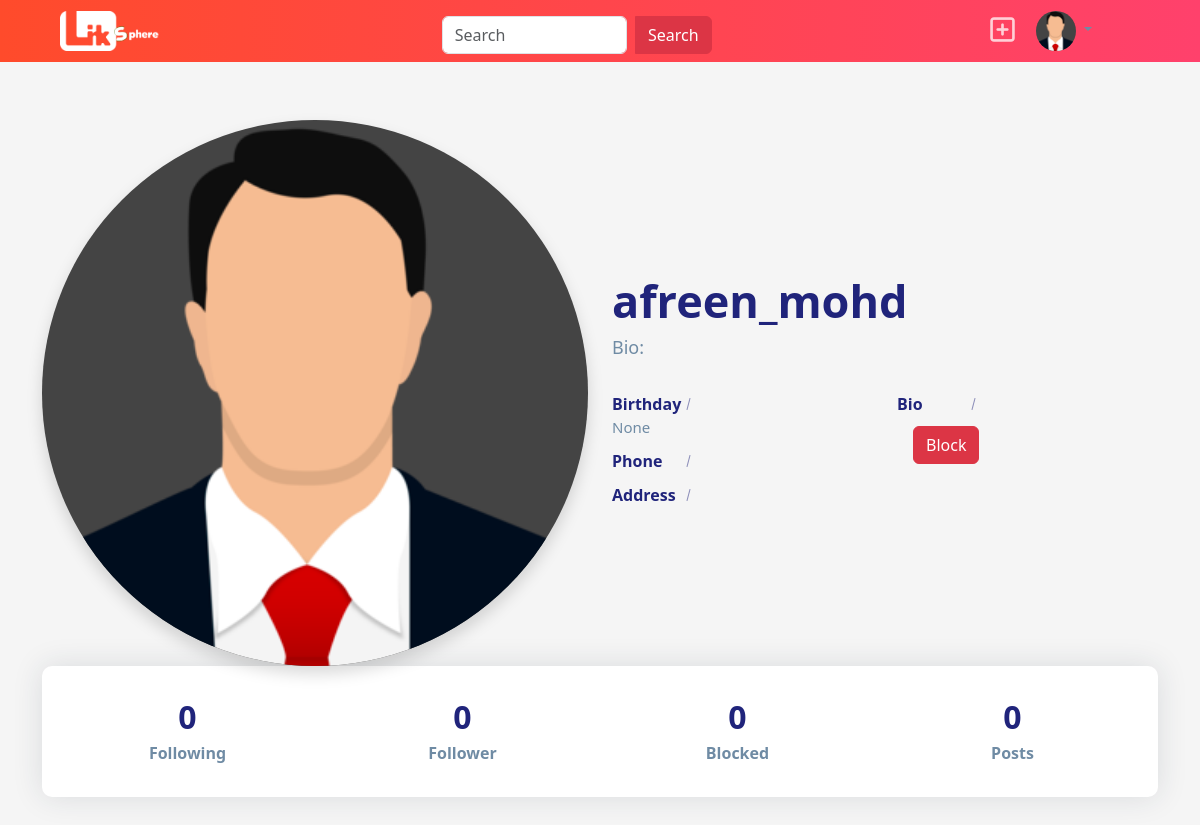
Page /profile/2 (signed in) on the earlier database version.
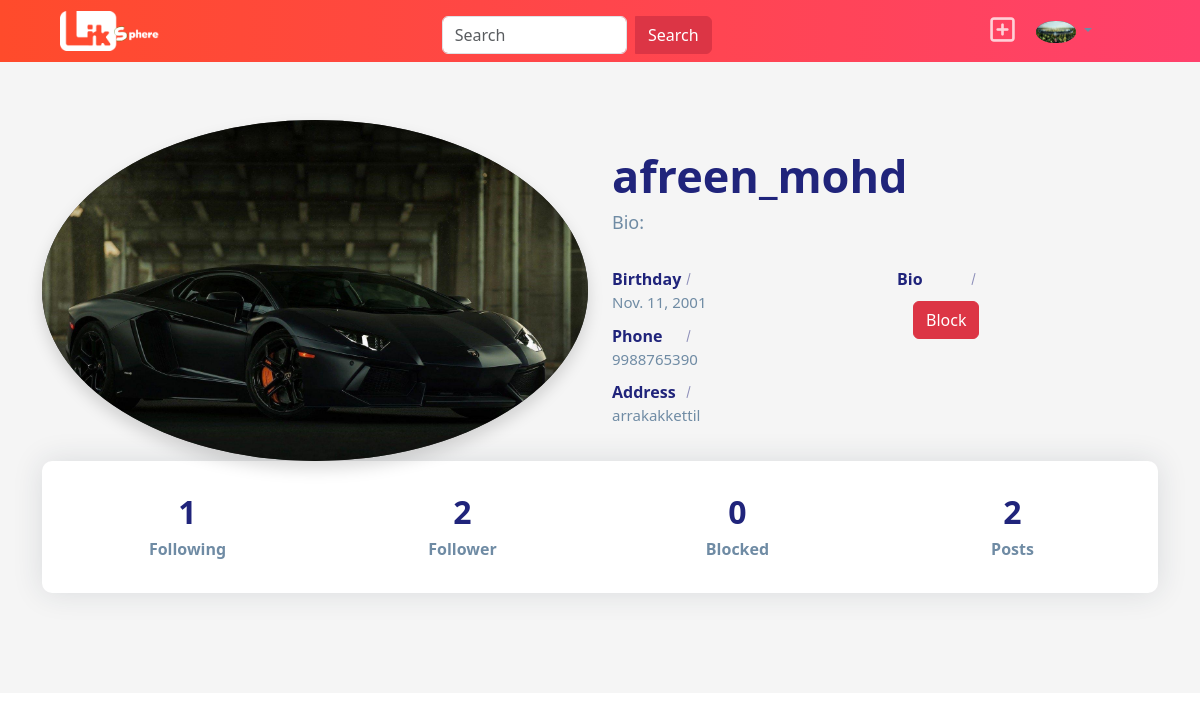
Same page on the later database version.
### socialapp/models.py (models this page shows, shortened)
class UserProfile(models.Model):
    user=models.OneToOneField(User,on_delete=models.CASCADE,related_name="profile",null=True)
    address=models.CharField(max_length=200,null=True)
    phone=models.CharField(max_length=200,null=True)
    profile_pic=models.ImageField(upload_to="profile_pics",null=True,blank=True)
    DOB=models.DateField(null=False,blank=False)
    Bio=models.CharField(max_length=200,null=True,blank=False)
    following=models.ManyToManyField("self",related_name="followed_by",symmetrical=False,null=True)
    block=models.ManyToManyField("self",related_name="blocked",symmetrical=False,null=True)

### socialapp/views.py (the view)
# urls.py: path('profile/<int:pk>',views.ProfileDetailView.as_view(),name="profile"),
@method_decorator(decs,name="dispatch")
class ProfileDetailView(DetailView):
    template_name="profile.html"
    model=UserProfile
    context_object_name="data"

### socialapp/templates/profile.html (shortened to what the changed rows need)
{%extends 'base.html'%}
{%load static%}
{%block body_block%}
<head>
    <link href="https://cdn.jsdelivr.net/npm/bootstrap@5.3.2/dist/css/bootstrap.min.css" rel="stylesheet">
    <link rel="stylesheet" href="{%static 'social_app/css/profile.css'%}">
</head>
<body>
    <section class="section about-section gray-bg" id="about">
        <div class="container">
            <div class="row align-items-center flex-row-reverse">
                <div class="col-lg-6">
                    <div class="about-text go-to">
                        <h3 class="dark-color">{{data.user.username}}</h3>
                        <p>Bio: {{ data.Bio }}</p>
                        <div class="row about-list">
                            <div class="col-md-6">
                                <div class="media">
                                    <label>Birthday</label>
                                    <p>{{ data.DOB }}</p>
                                </div>
                                <div class="media">
                                    <label>Phone</label>
                                    <p>{{ data.phone }}</p>
                                </div>
                                <div class="media">
                                    <label>Address</label>
                                    <p>{{ data.address }}</p>
                                </div>
                            </div>
                            <div class="col-md-6">
                            </div>
                        </div>
                    </div>
                </div>
                <div class="col-lg-6">
                    <div class="about-avatar">
                        {% if data.profile_pic %}
                        <img class="profile-small profile-pic shadow h-auto w-100" src="{{ data.profile_pic.url }}" alt="Avatar" style="border-radius: 50%; background-color: rgb(68, 68, 68);">
                        {% else %}
                        <img class="profile-small profile-pic shadow h-auto w-100" src="{% static 'social_app/images/profilepic.png' %}" alt="Avatar" style="border-radius: 50%; background-color: rgb(68, 68, 68);">
                        {% endif %}
                    </div>
                </div>
            </div>
            <div class="counter">
                <div class="row">
                    <div class="col-6 col-lg-3">
                        <div class="count-data text-center">
                            <h6 class="count h2" data-to="500" data-speed="500">{{ data.following.count }}</h6>
                            <p class="m-0px font-w-600">Following</p>
                        </div>
                    </div>
                    <div class="col-6 col-lg-3">
                        <div class="count-data text-center">
                            <h6 class="count h2" data-to="150" data-speed="150">{{ data.followed_by.count }}</h6>
                            <p class="m-0px font-w-600">Follower</p>
                        </div>
                    </div>
                    <div class="col-6 col-lg-3">
                        <div class="count-data text-center">
                            <h6 class="count h2" data-to="850" data-speed="850">{{ data.block.all.count }}</h6>
                            <p class="m-0px font-w-600">Blocked</p>
                        </div>
                    </div>
                    <div class="col-6 col-lg-3">
                        <div class="count-data text-center">
                            <h6 class="count h2" data-to="190" data-speed="190">{{ data.user.user_post.all.count }}</h6>
                            <p class="m-0px font-w-600">Posts</p>
                        </div>
                    </div>
                </div>
            </div>
        </div>
    </section>
    {%endblock%}

### socialapp/templates/base.html (shortened to what this page needs)
<!DOCTYPE html>
{%load static%}
<html lang="en">
<head>
    <link href="https://cdn.jsdelivr.net/npm/bootstrap@5.3.2/dist/css/bootstrap.min.css" rel="stylesheet">
    <link rel="stylesheet" href="https://cdnjs.cloudflare.com/ajax/libs/font-awesome/6.5.1/css/all.min.css"/>
    <link rel="stylesheet" href="{%static 'social_app/css/index.css'%}">
</head>
<body>
    <nav class="navbar fixed-top  p-0" style="	background: #FF416C;
	background: -webkit-linear-gradient(to right, #FF4B2B, #FF416C);
	background: linear-gradient(to right, #FF4B2B, #FF416C);" >
        <div class="container-fluid">
          <a class="navbar-brand" href="#">
            <img src="{%static 'social_app/images/linkspherena.png'%}" alt="Logo" width="100" height="h-auto" class="ms-5">
          </a>
            <div class="container mt-3 w-50 mb-2">
                <div class="row justify-content-center">
                <div class="col-lg-6">
                    <form class="d-flex">
                    <input class="form-control me-2" type="search" placeholder="Search" aria-label="Search">
                    <button class="btn btn-danger rounded-start-0" type="submit">Search</button>
                    </form>
                </div>
                </div>
            </div>
            <button class="btn" data-bs-toggle="modal" data-bs-target="#exampleModal">
                <i class="fa-regular fa-square-plus me-2 fs-3 text-white opacity-75"></i>
            </button>
        <div class="dropdown nav-item mr-lg-4" style="margin-right: 6em;">
            <a href="#" data-toggle="dropdown" class="nav-link dropdown-toggle">
                {%if request.user.profile.profile_pic%}
                    <img class="profile-small" src="{{request.user.profile.profile_pic.url}}" alt="Avatar">
                {%else%}
                    <img class="profile-small" src="{%static 'social_app/images/profilepic.png'%}" alt="Avatar">
                {%endif%}
            </a>
        </div>
    </nav>
    {%block body_block%}
    {%endblock%}

Differences in the rows shown:
changed UserProfile "afreen_mohd": DOB "None" → "Nov. 11, 2001"; phone (not shown) → "9988765390"; address (not shown) → "arrakakkettil"; profile_pic: picture added; following.count "0" → "1"; followed_by.count "0" → "2"; user.user_post.all.count "0" → "2"
